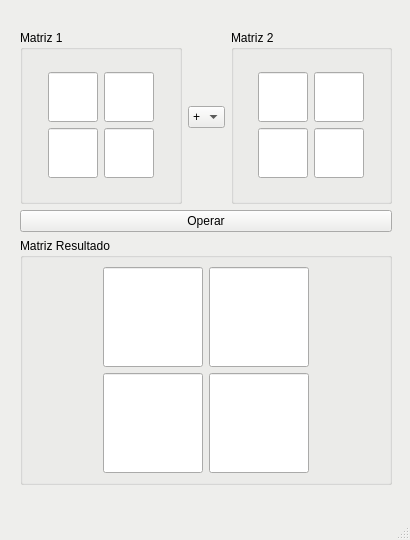
<?xml version="1.0" encoding="UTF-8"?>
<ui version="4.0">
 <class>VentPPal</class>
 <widget class="QMainWindow" name="VentPPal">
  <property name="geometry">
   <rect>
    <x>0</x>
    <y>0</y>
    <width>410</width>
    <height>540</height>
   </rect>
  </property>
  <property name="minimumSize">
   <size>
    <width>410</width>
    <height>540</height>
   </size>
  </property>
  <property name="maximumSize">
   <size>
    <width>410</width>
    <height>540</height>
   </size>
  </property>
  <property name="palette">
   <palette>
    <active>
     <colorrole role="WindowText">
      <brush brushstyle="SolidPattern">
       <color alpha="255">
        <red>0</red>
        <green>0</green>
        <blue>0</blue>
       </color>
      </brush>
     </colorrole>
     <colorrole role="Button">
      <brush brushstyle="SolidPattern">
       <color alpha="255">
        <red>238</red>
        <green>238</green>
        <blue>236</blue>
       </color>
      </brush>
     </colorrole>
     <colorrole role="Light">
      <brush brushstyle="SolidPattern">
       <color alpha="255">
        <red>255</red>
        <green>255</green>
        <blue>255</blue>
       </color>
      </brush>
     </colorrole>
     <colorrole role="Midlight">
      <brush brushstyle="SolidPattern">
       <color alpha="255">
        <red>246</red>
        <green>246</green>
        <blue>245</blue>
       </color>
      </brush>
     </colorrole>
     <colorrole role="Dark">
      <brush brushstyle="SolidPattern">
       <color alpha="255">
        <red>119</red>
        <green>119</green>
        <blue>118</blue>
       </color>
      </brush>
     </colorrole>
     <colorrole role="Mid">
      <brush brushstyle="SolidPattern">
       <color alpha="255">
        <red>159</red>
        <green>159</green>
        <blue>157</blue>
       </color>
      </brush>
     </colorrole>
     <colorrole role="Text">
      <brush brushstyle="SolidPattern">
       <color alpha="255">
        <red>0</red>
        <green>0</green>
        <blue>0</blue>
       </color>
      </brush>
     </colorrole>
     <colorrole role="BrightText">
      <brush brushstyle="SolidPattern">
       <color alpha="255">
        <red>255</red>
        <green>255</green>
        <blue>255</blue>
       </color>
      </brush>
     </colorrole>
     <colorrole role="ButtonText">
      <brush brushstyle="SolidPattern">
       <color alpha="255">
        <red>0</red>
        <green>0</green>
        <blue>0</blue>
       </color>
      </brush>
     </colorrole>
     <colorrole role="Base">
      <brush brushstyle="SolidPattern">
       <color alpha="255">
        <red>255</red>
        <green>255</green>
        <blue>255</blue>
       </color>
      </brush>
     </colorrole>
     <colorrole role="Window">
      <brush brushstyle="SolidPattern">
       <color alpha="255">
        <red>238</red>
        <green>238</green>
        <blue>236</blue>
       </color>
      </brush>
     </colorrole>
     <colorrole role="Shadow">
      <brush brushstyle="SolidPattern">
       <color alpha="255">
        <red>0</red>
        <green>0</green>
        <blue>0</blue>
       </color>
      </brush>
     </colorrole>
     <colorrole role="AlternateBase">
      <brush brushstyle="SolidPattern">
       <color alpha="255">
        <red>246</red>
        <green>246</green>
        <blue>245</blue>
       </color>
      </brush>
     </colorrole>
     <colorrole role="ToolTipBase">
      <brush brushstyle="SolidPattern">
       <color alpha="255">
        <red>255</red>
        <green>255</green>
        <blue>220</blue>
       </color>
      </brush>
     </colorrole>
     <colorrole role="ToolTipText">
      <brush brushstyle="SolidPattern">
       <color alpha="255">
        <red>0</red>
        <green>0</green>
        <blue>0</blue>
       </color>
      </brush>
     </colorrole>
     <colorrole role="PlaceholderText">
      <brush brushstyle="SolidPattern">
       <color alpha="128">
        <red>0</red>
        <green>0</green>
        <blue>0</blue>
       </color>
      </brush>
     </colorrole>
    </active>
    <inactive>
     <colorrole role="WindowText">
      <brush brushstyle="SolidPattern">
       <color alpha="255">
        <red>0</red>
        <green>0</green>
        <blue>0</blue>
       </color>
      </brush>
     </colorrole>
     <colorrole role="Button">
      <brush brushstyle="SolidPattern">
       <color alpha="255">
        <red>238</red>
        <green>238</green>
        <blue>236</blue>
       </color>
      </brush>
     </colorrole>
     <colorrole role="Light">
      <brush brushstyle="SolidPattern">
       <color alpha="255">
        <red>255</red>
        <green>255</green>
        <blue>255</blue>
       </color>
      </brush>
     </colorrole>
     <colorrole role="Midlight">
      <brush brushstyle="SolidPattern">
       <color alpha="255">
        <red>246</red>
        <green>246</green>
        <blue>245</blue>
       </color>
      </brush>
     </colorrole>
     <colorrole role="Dark">
      <brush brushstyle="SolidPattern">
       <color alpha="255">
        <red>119</red>
        <green>119</green>
        <blue>118</blue>
       </color>
      </brush>
     </colorrole>
     <colorrole role="Mid">
      <brush brushstyle="SolidPattern">
       <color alpha="255">
        <red>159</red>
        <green>159</green>
        <blue>157</blue>
       </color>
      </brush>
     </colorrole>
     <colorrole role="Text">
      <brush brushstyle="SolidPattern">
       <color alpha="255">
        <red>0</red>
        <green>0</green>
        <blue>0</blue>
       </color>
      </brush>
     </colorrole>
     <colorrole role="BrightText">
      <brush brushstyle="SolidPattern">
       <color alpha="255">
        <red>255</red>
        <green>255</green>
        <blue>255</blue>
       </color>
      </brush>
     </colorrole>
     <colorrole role="ButtonText">
      <brush brushstyle="SolidPattern">
       <color alpha="255">
        <red>0</red>
        <green>0</green>
        <blue>0</blue>
       </color>
      </brush>
     </colorrole>
     <colorrole role="Base">
      <brush brushstyle="SolidPattern">
       <color alpha="255">
        <red>255</red>
        <green>255</green>
        <blue>255</blue>
       </color>
      </brush>
     </colorrole>
     <colorrole role="Window">
      <brush brushstyle="SolidPattern">
       <color alpha="255">
        <red>238</red>
        <green>238</green>
        <blue>236</blue>
       </color>
      </brush>
     </colorrole>
     <colorrole role="Shadow">
      <brush brushstyle="SolidPattern">
       <color alpha="255">
        <red>0</red>
        <green>0</green>
        <blue>0</blue>
       </color>
      </brush>
     </colorrole>
     <colorrole role="AlternateBase">
      <brush brushstyle="SolidPattern">
       <color alpha="255">
        <red>246</red>
        <green>246</green>
        <blue>245</blue>
       </color>
      </brush>
     </colorrole>
     <colorrole role="ToolTipBase">
      <brush brushstyle="SolidPattern">
       <color alpha="255">
        <red>255</red>
        <green>255</green>
        <blue>220</blue>
       </color>
      </brush>
     </colorrole>
     <colorrole role="ToolTipText">
      <brush brushstyle="SolidPattern">
       <color alpha="255">
        <red>0</red>
        <green>0</green>
        <blue>0</blue>
       </color>
      </brush>
     </colorrole>
     <colorrole role="PlaceholderText">
      <brush brushstyle="SolidPattern">
       <color alpha="128">
        <red>0</red>
        <green>0</green>
        <blue>0</blue>
       </color>
      </brush>
     </colorrole>
    </inactive>
    <disabled>
     <colorrole role="WindowText">
      <brush brushstyle="SolidPattern">
       <color alpha="255">
        <red>119</red>
        <green>119</green>
        <blue>118</blue>
       </color>
      </brush>
     </colorrole>
     <colorrole role="Button">
      <brush brushstyle="SolidPattern">
       <color alpha="255">
        <red>238</red>
        <green>238</green>
        <blue>236</blue>
       </color>
      </brush>
     </colorrole>
     <colorrole role="Light">
      <brush brushstyle="SolidPattern">
       <color alpha="255">
        <red>255</red>
        <green>255</green>
        <blue>255</blue>
       </color>
      </brush>
     </colorrole>
     <colorrole role="Midlight">
      <brush brushstyle="SolidPattern">
       <color alpha="255">
        <red>246</red>
        <green>246</green>
        <blue>245</blue>
       </color>
      </brush>
     </colorrole>
     <colorrole role="Dark">
      <brush brushstyle="SolidPattern">
       <color alpha="255">
        <red>119</red>
        <green>119</green>
        <blue>118</blue>
       </color>
      </brush>
     </colorrole>
     <colorrole role="Mid">
      <brush brushstyle="SolidPattern">
       <color alpha="255">
        <red>159</red>
        <green>159</green>
        <blue>157</blue>
       </color>
      </brush>
     </colorrole>
     <colorrole role="Text">
      <brush brushstyle="SolidPattern">
       <color alpha="255">
        <red>119</red>
        <green>119</green>
        <blue>118</blue>
       </color>
      </brush>
     </colorrole>
     <colorrole role="BrightText">
      <brush brushstyle="SolidPattern">
       <color alpha="255">
        <red>255</red>
        <green>255</green>
        <blue>255</blue>
       </color>
      </brush>
     </colorrole>
     <colorrole role="ButtonText">
      <brush brushstyle="SolidPattern">
       <color alpha="255">
        <red>119</red>
        <green>119</green>
        <blue>118</blue>
       </color>
      </brush>
     </colorrole>
     <colorrole role="Base">
      <brush brushstyle="SolidPattern">
       <color alpha="255">
        <red>238</red>
        <green>238</green>
        <blue>236</blue>
       </color>
      </brush>
     </colorrole>
     <colorrole role="Window">
      <brush brushstyle="SolidPattern">
       <color alpha="255">
        <red>238</red>
        <green>238</green>
        <blue>236</blue>
       </color>
      </brush>
     </colorrole>
     <colorrole role="Shadow">
      <brush brushstyle="SolidPattern">
       <color alpha="255">
        <red>0</red>
        <green>0</green>
        <blue>0</blue>
       </color>
      </brush>
     </colorrole>
     <colorrole role="AlternateBase">
      <brush brushstyle="SolidPattern">
       <color alpha="255">
        <red>238</red>
        <green>238</green>
        <blue>236</blue>
       </color>
      </brush>
     </colorrole>
     <colorrole role="ToolTipBase">
      <brush brushstyle="SolidPattern">
       <color alpha="255">
        <red>255</red>
        <green>255</green>
        <blue>220</blue>
       </color>
      </brush>
     </colorrole>
     <colorrole role="ToolTipText">
      <brush brushstyle="SolidPattern">
       <color alpha="255">
        <red>0</red>
        <green>0</green>
        <blue>0</blue>
       </color>
      </brush>
     </colorrole>
     <colorrole role="PlaceholderText">
      <brush brushstyle="SolidPattern">
       <color alpha="128">
        <red>0</red>
        <green>0</green>
        <blue>0</blue>
       </color>
      </brush>
     </colorrole>
    </disabled>
   </palette>
  </property>
  <property name="windowTitle">
   <string>Matrices</string>
  </property>
  <widget class="QWidget" name="centralwidget">
   <widget class="QWidget" name="layoutWidget">
    <property name="geometry">
     <rect>
      <x>20</x>
      <y>30</y>
      <width>372</width>
      <height>455</height>
     </rect>
    </property>
    <layout class="QVBoxLayout" name="verticalLayout_5">
     <item>
      <layout class="QVBoxLayout" name="verticalLayout_3">
       <item>
        <layout class="QHBoxLayout" name="horizontalLayout_5">
         <item>
          <widget class="QGroupBox" name="groupBox">
           <property name="title">
            <string>Matriz 1</string>
           </property>
           <layout class="QGridLayout" name="gridLayout">
            <item row="0" column="0">
             <layout class="QVBoxLayout" name="verticalLayout">
              <item>
               <layout class="QHBoxLayout" name="horizontalLayout">
                <item>
                 <widget class="QLineEdit" name="txt_M1_11">
                  <property name="minimumSize">
                   <size>
                    <width>50</width>
                    <height>50</height>
                   </size>
                  </property>
                  <property name="maximumSize">
                   <size>
                    <width>50</width>
                    <height>50</height>
                   </size>
                  </property>
                 </widget>
                </item>
                <item>
                 <widget class="QLineEdit" name="txt_M1_12">
                  <property name="minimumSize">
                   <size>
                    <width>50</width>
                    <height>50</height>
                   </size>
                  </property>
                  <property name="maximumSize">
                   <size>
                    <width>50</width>
                    <height>50</height>
                   </size>
                  </property>
                 </widget>
                </item>
               </layout>
              </item>
              <item>
               <layout class="QHBoxLayout" name="horizontalLayout_2">
                <item>
                 <widget class="QLineEdit" name="txt_M1_21">
                  <property name="minimumSize">
                   <size>
                    <width>50</width>
                    <height>50</height>
                   </size>
                  </property>
                  <property name="maximumSize">
                   <size>
                    <width>50</width>
                    <height>50</height>
                   </size>
                  </property>
                 </widget>
                </item>
                <item>
                 <widget class="QLineEdit" name="txt_M1_22">
                  <property name="minimumSize">
                   <size>
                    <width>50</width>
                    <height>50</height>
                   </size>
                  </property>
                  <property name="maximumSize">
                   <size>
                    <width>50</width>
                    <height>50</height>
                   </size>
                  </property>
                 </widget>
                </item>
               </layout>
              </item>
             </layout>
            </item>
           </layout>
          </widget>
         </item>
         <item>
          <widget class="QComboBox" name="comboBox">
           <item>
            <property name="text">
             <string>+</string>
            </property>
           </item>
           <item>
            <property name="text">
             <string>-</string>
            </property>
           </item>
           <item>
            <property name="text">
             <string>*</string>
            </property>
           </item>
           <item>
            <property name="text">
             <string>/</string>
            </property>
           </item>
          </widget>
         </item>
         <item>
          <widget class="QGroupBox" name="groupBox_2">
           <property name="title">
            <string>Matriz 2</string>
           </property>
           <layout class="QGridLayout" name="gridLayout_2">
            <item row="0" column="0">
             <layout class="QVBoxLayout" name="verticalLayout_2">
              <item>
               <layout class="QHBoxLayout" name="horizontalLayout_3">
                <item>
                 <widget class="QLineEdit" name="txt_M2_11">
                  <property name="minimumSize">
                   <size>
                    <width>50</width>
                    <height>50</height>
                   </size>
                  </property>
                  <property name="maximumSize">
                   <size>
                    <width>50</width>
                    <height>50</height>
                   </size>
                  </property>
                 </widget>
                </item>
                <item>
                 <widget class="QLineEdit" name="txt_M2_12">
                  <property name="minimumSize">
                   <size>
                    <width>50</width>
                    <height>50</height>
                   </size>
                  </property>
                  <property name="maximumSize">
                   <size>
                    <width>50</width>
                    <height>50</height>
                   </size>
                  </property>
                 </widget>
                </item>
               </layout>
              </item>
              <item>
               <layout class="QHBoxLayout" name="horizontalLayout_4">
                <item>
                 <widget class="QLineEdit" name="txt_M2_21">
                  <property name="minimumSize">
                   <size>
                    <width>50</width>
                    <height>50</height>
                   </size>
                  </property>
                  <property name="maximumSize">
                   <size>
                    <width>50</width>
                    <height>50</height>
                   </size>
                  </property>
                 </widget>
                </item>
                <item>
                 <widget class="QLineEdit" name="txt_M2_22">
                  <property name="minimumSize">
                   <size>
                    <width>50</width>
                    <height>50</height>
                   </size>
                  </property>
                  <property name="maximumSize">
                   <size>
                    <width>50</width>
                    <height>50</height>
                   </size>
                  </property>
                 </widget>
                </item>
               </layout>
              </item>
             </layout>
            </item>
           </layout>
          </widget>
         </item>
        </layout>
       </item>
       <item>
        <widget class="QPushButton" name="pushButton">
         <property name="text">
          <string>Operar</string>
         </property>
        </widget>
       </item>
      </layout>
     </item>
     <item>
      <widget class="QGroupBox" name="groupBox_3">
       <property name="title">
        <string>Matriz Resultado</string>
       </property>
       <layout class="QGridLayout" name="gridLayout_3">
        <item row="0" column="0">
         <layout class="QVBoxLayout" name="verticalLayout_4">
          <item>
           <layout class="QHBoxLayout" name="horizontalLayout_6">
            <item>
             <widget class="QLineEdit" name="txt_MR_11">
              <property name="minimumSize">
               <size>
                <width>100</width>
                <height>100</height>
               </size>
              </property>
              <property name="maximumSize">
               <size>
                <width>100</width>
                <height>100</height>
               </size>
              </property>
              <property name="font">
               <font>
                <family>Ubuntu Condensed</family>
                <pointsize>20</pointsize>
                <weight>75</weight>
                <bold>true</bold>
               </font>
              </property>
              <property name="readOnly">
               <bool>true</bool>
              </property>
             </widget>
            </item>
            <item>
             <widget class="QLineEdit" name="txt_MR_12">
              <property name="minimumSize">
               <size>
                <width>100</width>
                <height>100</height>
               </size>
              </property>
              <property name="maximumSize">
               <size>
                <width>100</width>
                <height>100</height>
               </size>
              </property>
              <property name="font">
               <font>
                <family>Ubuntu Condensed</family>
                <pointsize>20</pointsize>
                <weight>75</weight>
                <bold>true</bold>
               </font>
              </property>
              <property name="readOnly">
               <bool>true</bool>
              </property>
             </widget>
            </item>
           </layout>
          </item>
          <item>
           <layout class="QHBoxLayout" name="horizontalLayout_7">
            <item>
             <widget class="QLineEdit" name="txt_MR_21">
              <property name="minimumSize">
               <size>
                <width>100</width>
                <height>100</height>
               </size>
              </property>
              <property name="maximumSize">
               <size>
                <width>100</width>
                <height>100</height>
               </size>
              </property>
              <property name="font">
               <font>
                <family>Ubuntu Condensed</family>
                <pointsize>20</pointsize>
                <weight>75</weight>
                <bold>true</bold>
               </font>
              </property>
              <property name="readOnly">
               <bool>true</bool>
              </property>
             </widget>
            </item>
            <item>
             <widget class="QLineEdit" name="txt_MR_22">
              <property name="minimumSize">
               <size>
                <width>100</width>
                <height>100</height>
               </size>
              </property>
              <property name="maximumSize">
               <size>
                <width>100</width>
                <height>100</height>
               </size>
              </property>
              <property name="font">
               <font>
                <family>Ubuntu Condensed</family>
                <pointsize>20</pointsize>
                <weight>75</weight>
                <bold>true</bold>
               </font>
              </property>
              <property name="readOnly">
               <bool>true</bool>
              </property>
             </widget>
            </item>
           </layout>
          </item>
         </layout>
        </item>
       </layout>
      </widget>
     </item>
    </layout>
   </widget>
  </widget>
  <widget class="QMenuBar" name="menubar">
   <property name="geometry">
    <rect>
     <x>0</x>
     <y>0</y>
     <width>410</width>
     <height>22</height>
    </rect>
   </property>
  </widget>
  <widget class="QStatusBar" name="statusbar"/>
 </widget>
 <resources/>
 <connections/>
</ui>
